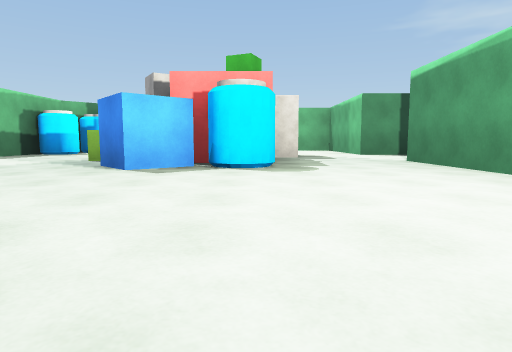
View 1 (above)

16 first-person views from a walk through a 3-D level made in the Unity game engine. The camera is 0.26 m above the floor, tilts 6° down and sees 75° across. Doors are open. The floor is counted in squares, 1 m on a side. Each view is taken from the middle of a square. On the plan, view 1 faces up. The plan holds only what a view shows up to about 9 squares ahead; the rest is blank. The player is left out.

View 2
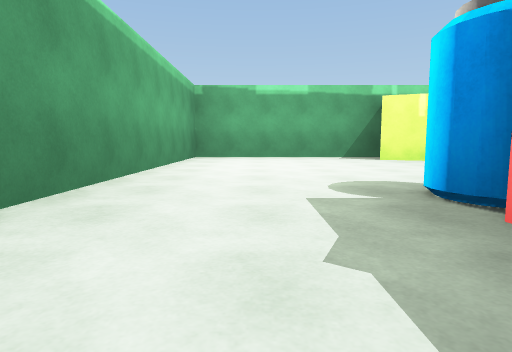

View 3
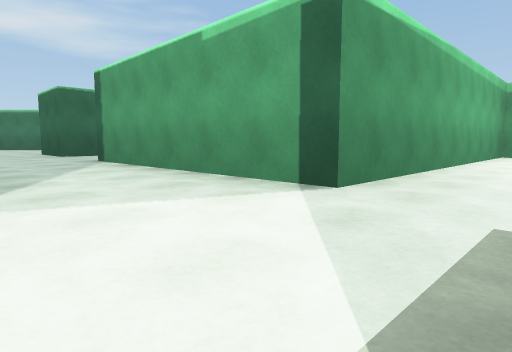

View 4
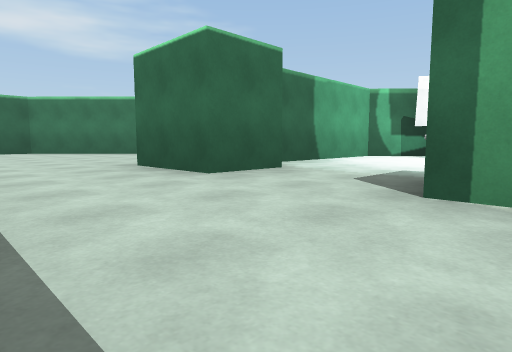

View 5
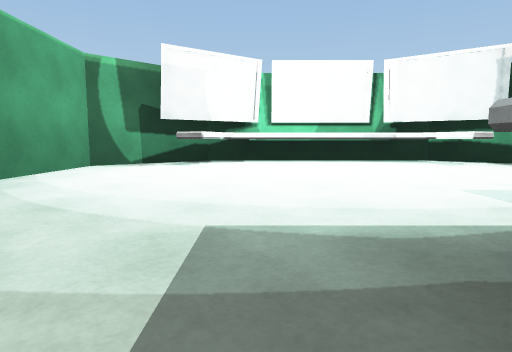

View 6
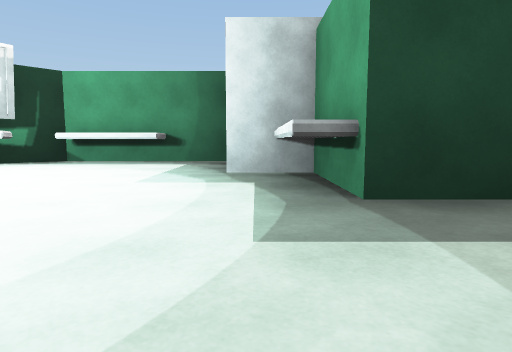

View 7
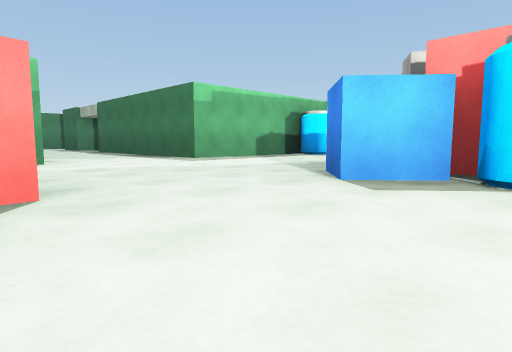

View 8
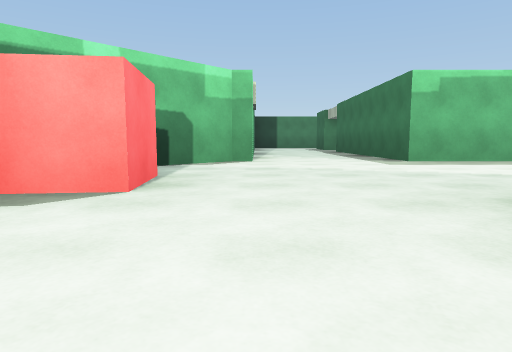

View 9
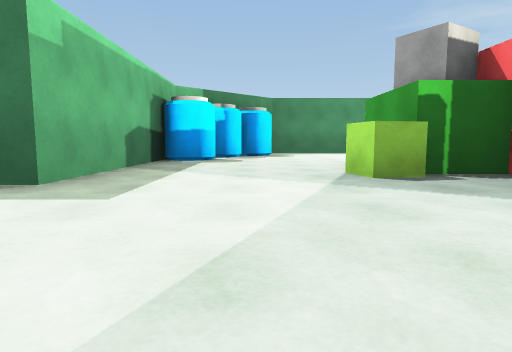

View 10
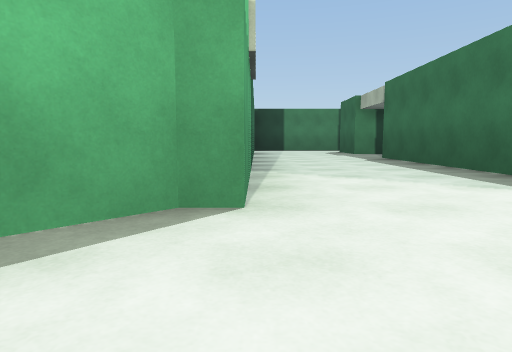

View 11
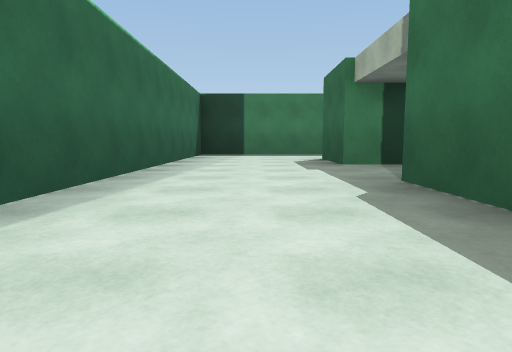

View 12
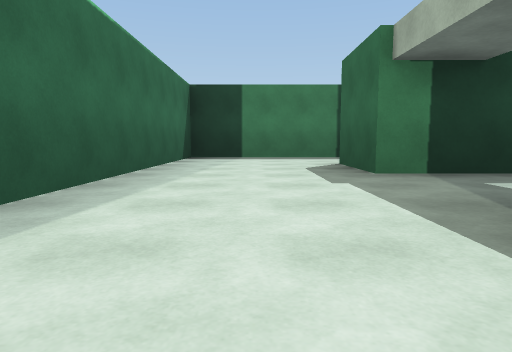

View 13
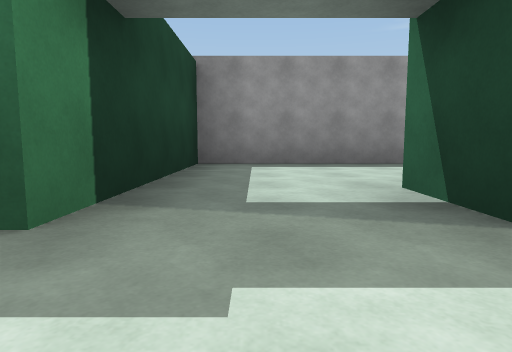

View 14
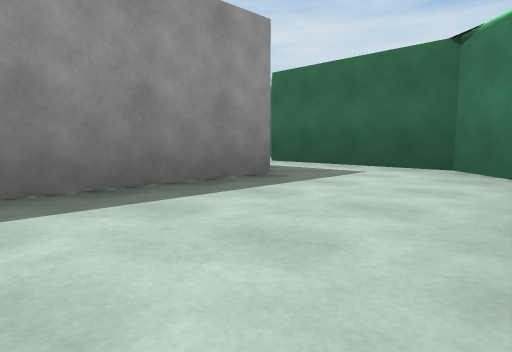

View 15
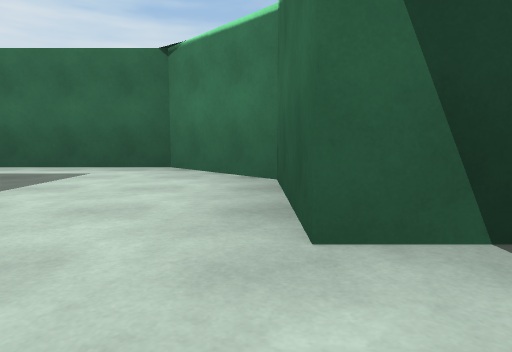

View 16
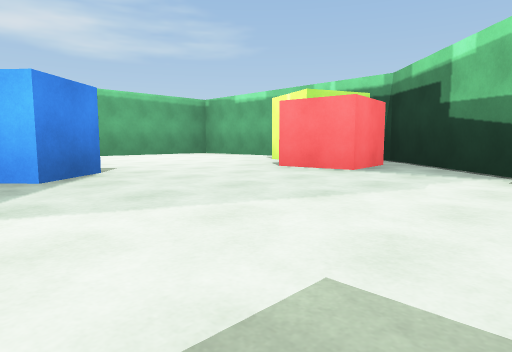

### Floor plan
Ten units are one square. View 1 is at (0, 0); x grows to the right and y downward. Boxes are objects, and circles mark ways between rooms. Rooms are numbered by the first view taken in them; rooms with no view inside come last. Other rooms are left out.
<svg viewBox="-119 -96 209 106">
<path fill="none" stroke="#000" d="M-13 -6 -7 -4M-17 -13 -16 -7M-11 4 20 4 20 -25M-6 -35 -12 -30M72 -34 72 -44 85 -44M26 -26 26 -5 37 4 67 4 77 -5 77 -29M20 -25 20 -44 55 -44 55 -35 42 -35 42 -28M29 -63 20 -63 20 -75M8 -52 2 -52M-43 -68 -43 -40 -82 -40 -82 -49M-17 -44 -22 -43 -23 -48M-10 -46 -18 -46M-43 -17 -21 5M-12 -30 -17 -36M-24 -3 -25 -13 -17 -13M-10 -91 -27 -91M-97 -54 -97 -40 -109 -40M20 -75 20 -90M-114 -20 -42 -20M-69 -68 -85 -68M-82 -49 -68 -49 -57 -58 -57 -80M-85 -68 -97 -68 -97 -54"/>
<rect x="25" y="-15" width="10" height="10" fill="#bbb"><title>table</title></rect>
<rect x="35" y="-5" width="30" height="10" fill="#bbb"><title>table</title></rect>
<rect x="45" y="-35" width="10" height="10" fill="#bbb"><title>table</title></rect>
<circle cx="10" cy="-35" r="3" fill="#2a7"/>
<circle cx="-10" cy="-20" r="3" fill="#2a7"/>
<circle cx="10" cy="-70" r="3" fill="#2a7"/>
<circle cx="-90" cy="-45" r="3" fill="#2a7"/>
<circle cx="-75" cy="-60" r="3" fill="#2a7"/>
<text x="0" y="-10">1</text>
<text x="50" y="-30">2</text>
<text x="-40" y="-50">3</text>
<text x="-60" y="-70">4</text>
<text x="-90" y="-60">5</text>
</svg>
Room 1 opens to room 2. Room 1 opens to room 3. Room 2 opens to room 3. Room 3 opens to room 5. Room 4 opens to room 5.

Where each view was taken, in squares from view 1:
view 1: 0 up, 0 right, facing up
view 2: 5 up, 1 right, facing down
view 3: 6 up, 1 right, facing down-right
view 4: 6 up, 5 right, facing down-right
view 5: 4 up, 6 right, facing down
view 6: 3 up, 7 right, facing left
view 7: 1 up, 0 right, facing up-left
view 8: 2 up, 0 right, facing left
view 9: 2 up, 3 left, facing up
view 10: 2 up, 3 left, facing left
view 11: 3 up, 6 left, facing left
view 12: 3 up, 7 left, facing left
view 13: 3 up, 9 left, facing up
view 14: 5 up, 9 left, facing up-right
view 15: 5 up, 9 left, facing right
view 16: 4 up, 4 left, facing down-right
